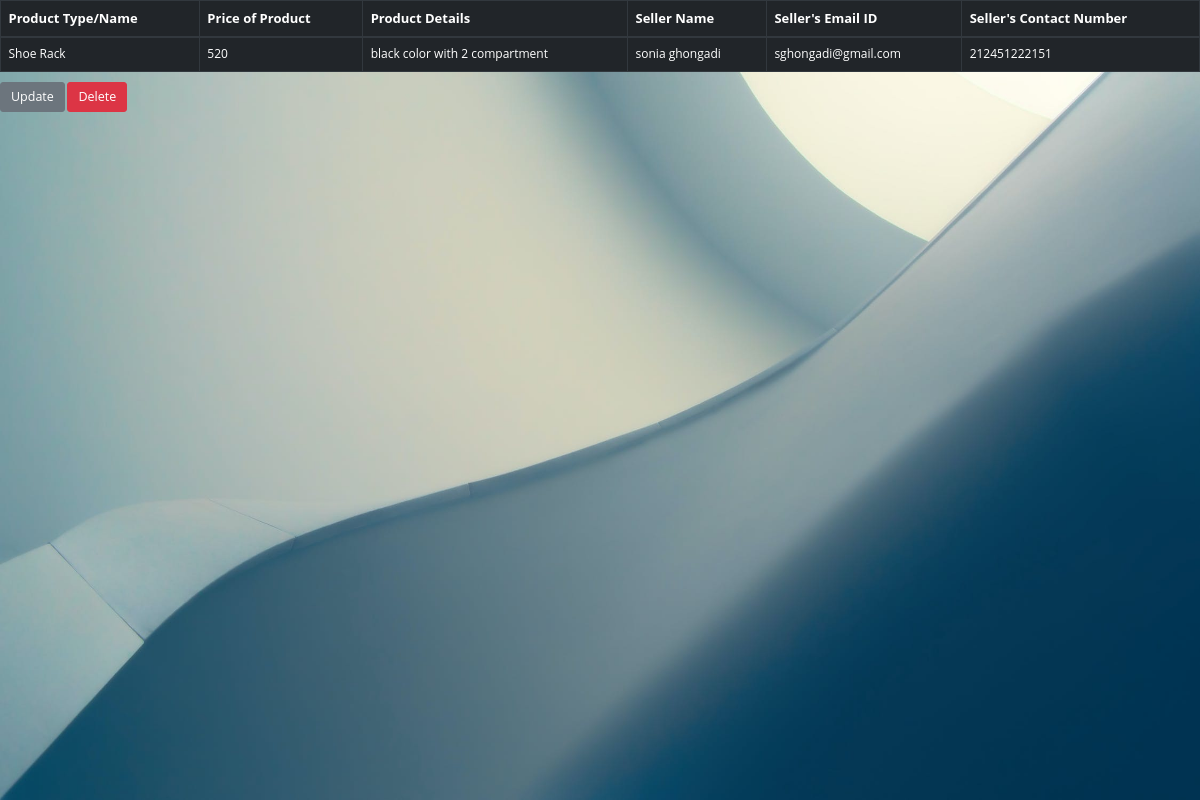
Screenshot of /show_all/8 (signed in) with the database file from the repository.
### application.py (models this page shows)
class Product(db.Model):
    id= db.Column(db.Integer, primary_key=True)
    Product_name = db.Column(db.String(20),nullable=False)
    Product_price = db.Column(db.Integer, nullable= False)
    Prod_spec = db.Column(db.Text, nullable=False)
    seller_name = db.Column(db.String(20), nullable =False)
    User_email = db.Column(db.String(120),  nullable=False)
    contact_num= db.Column(db.Integer, nullable=False)
    person_id = db.Column(db.Integer, db.ForeignKey('add_user.id'))

### application.py (the view)
@app.route("/show_all/<int:product_id>")
def idv_prod(product_id):
    product = Product.query.get_or_404(product_id)
    return render_template('prod.html', product = product)

### templates/prod.html (shortened to what this page needs)
<!DOCTYPE html>
<html lang="en">
<head>
    <link rel="stylesheet" type="text/css" href="{{ url_for('static',filename ='style.css') }}">
    <link rel="stylesheet" href="https://maxcdn.bootstrapcdn.com/bootstrap/4.0.0/css/bootstrap.min.css"
>
</head>
<body>
    <div class="cont">
            <table class="table table-bordered table-dark">
                <tbody>
                <thead class="thead-dark">
                    <tr>
                        <th id="prod_name">Product Type/Name</th>
                        <th id="prod_price">Price of Product</th>
                        <th id="prod_spec">Product Details</th>
                        <th id="seller_name">Seller Name</th>
                        <th id="seller_emailID">Seller's Email ID</th>
                        <th id="seller_contactNum">Seller's Contact Number</th>
                    </tr>
                </thead>
                <tr>
                    <td>{{ product.Product_name}}</td>
                    <td>{{ product.Product_price}}</td>
                    <td>{{ product.Prod_spec}}</td>
                    <td>{{ product.seller_name}}</td>
                    <td>{{ product.User_email }}</td>
                    <td>{{ product.contact_num }}</td>
                </tr>
        </tbody>
        </table>
        <div>
        <a class="btn btn-secondary  btn-lg" href="{{ url_for('update_prod', product_id= product.id) }}">Update</a>
            <a class="btn btn-danger btn-lg " href="{{ url_for('delete_prod', product_id= product.id) }}"
                onclick="myFunction()">Delete</a>
        </div>
    </div>
</body>
</html>

### static/style.css (style rules this page uses)
*, *:before, *:after { box-sizing: border-box; margin: 0; padding: 0; }
html, body { font-size: 62.5%; height: 100%; overflow: hidden; }
.cont { position: relative; height: 100%; background-image: url("1.jpg"); background-size: cover; overflow: auto; font-family: "Open Sans", Helvetica, Arial, sans-serif; }
table tbody tr td { font-size: 12px; }
table thead tr th { font-size: 13px; }

### rows the page displays
Product: Product_name "Shoe Rack", Product_price "520", Prod_spec "black color with 2 compartment", seller_name "sonia ghongadi", User_email "sghongadi@gmail.com", contact_num "212451222151"
